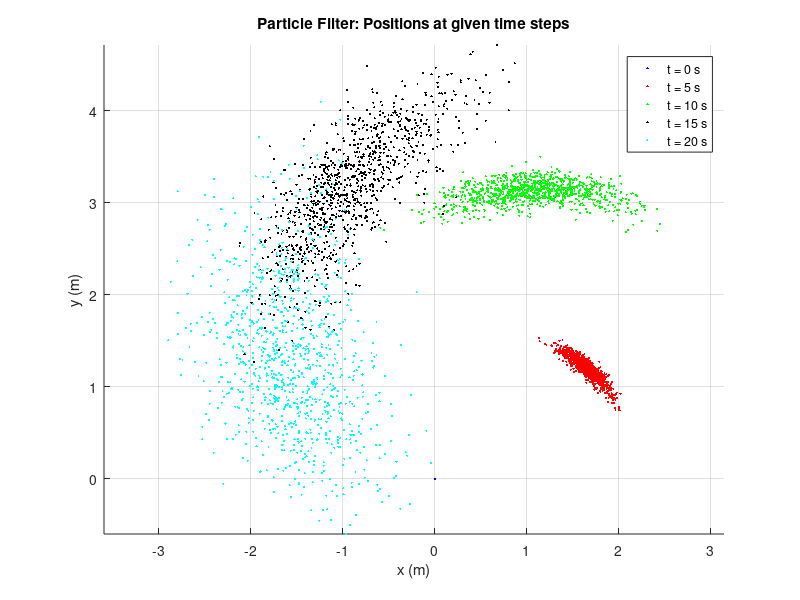

Recreate this plot in MATLAB.
% % Particle Filter
N = 1000;

Xt1 = cell(1,N); % input N Particles
Xtn = cell(5,1); % blank array to store particle poses at t=0 to t=20
for i = 1:N
    Xt1{i} = [0;0;0]; % assigning initial pose at t=0
end 

Xtn{1} = Xt1;

t1=0; %first time step
    
  phi_l = 1.5; % left wheel commanded angular velocity
  phi_r = 2; % right wheel commanded angular velocity

  r = 0.25; %wheel radius
  w = 0.5; %wheel track width

  sig_l = 0.05; %left wheel speed uncertainty
  sig_r = 0.05; %rght wheel speed uncertainty
  sig_p = 0.10; %measurement uncertainty
  Xi=[];

  t_init = t1;

  count = 2; %  just so we're starting from index #2 when assigning new particle positions

  for t=5:5:20

      dt = t-t_init; % time step given by time interval
      Xt2 = cell(1,N); % blank array for updated position
 
    for i=1:1:N
    
        xi = Xt1{i}; % extracting particle from array
   
        x = xi(1);
        y = xi(2); % extracting X, Y and theta from particle
        angle = xi(3);
    
        T_x1 = [cos(angle),-sin(angle),x % creating homogenous T for particle xi
                sin(angle),cos(angle),y
                0, 0, 1];
    
    % calculating motion model on lie group 
        phi_r_noise = phi_r + (sig_r*randn());
        phi_l_noise = phi_l + (sig_l*randn());
    
        omega_dot = [0,-(r/w)*(phi_r_noise-phi_l_noise),(r/2)*(phi_r_noise+phi_l_noise)
                 (r/w)*(phi_r_noise-phi_l_noise),0,0
                 0,0,0];
    % converting lie group to euclidean space and updating particle
    % position using exp map 

        T_x2 = T_x1 * expm(dt*omega_dot);
   % extracting X Y and theta from new particle pose and reassining it to updated particle vector 
        Xt2{i} = [T_x2(1,3);T_x2(2,3);atan2(T_x2(2,1),T_x2(1,1))] ;
    end

    Xtn{count} = Xt2; % transferring new pose to matrix containing all time poses
   Xt1 = Xt2; % resetting starting pose
   t_init = t; % updating time step 
   count = count+1; %updating counter for next iteration
  end
 



  %% Plotting Code

% Calculating Mean for every position
num_iters = 5;
times = [0, 5, 10, 15, 20];

for t = 1:num_iters
    coords = [N,2];

    % Extract positions
    for i = 1:N
        positions(i, :) = Xtn{t}{i}(1:2)'; % extracting X,Y position from parent array containing all iteration information 
    end

    % Calculate mean and covariance
    t
    mean_pos = mean(positions, 1)
    cov_pos = cov(positions)

end

% Plot all particle sets on one plot
figure;
hold on;

colors = {'b', 'r', 'g', 'k', 'c'};
markers = {'.', '.', '.', '.', '.'};

for t = 1:num_iters
    positions = [N,2];

    % Extract positions
    for i = 1:N
        positions(i, :) = Xtn{t}{i}(1:2)';
    end

    % Plot particles
    plot(positions(:,1), positions(:,2), [colors{t}, markers{t}],'MarkerSize', 5, 'DisplayName', sprintf('t = %d s', times(t)));
end

xlabel('x (m)');
ylabel('y (m)');
title('Particle Filter: Positions at given time steps');
legend('Location', 'best');
grid on;
axis equal;
hold off;
